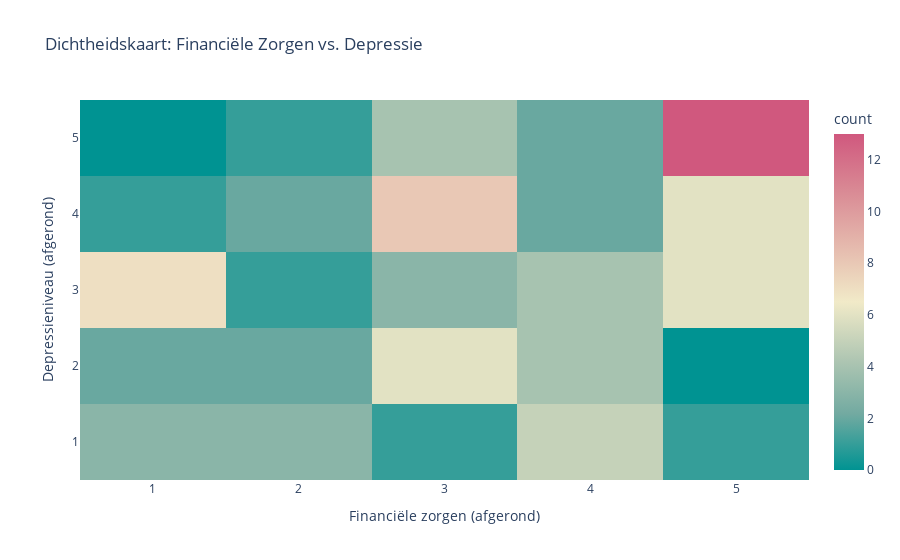

This figure's notebook cell:
### Markdown cell above
## Financiële zorgen

### Code cell
import pandas as pd
import plotly.express as px
import os
import kagglehub

# Dataset ophalen
path = kagglehub.dataset_download("abdullahashfaqvirk/student-mental-health-survey")
csv_path = os.path.join(path, "MentalHealthSurvey.csv")
df = pd.read_csv(csv_path)

# Kolommen numeriek maken
df["financial_concerns"] = pd.to_numeric(df["financial_concerns"], errors="coerce")
df["depression"] = pd.to_numeric(df["depression"], errors="coerce")

# Verwijder missende data
df = df.dropna(subset=["financial_concerns", "depression"])

# Rond waardes af naar hele getallen
df["financial_rounded"] = df["financial_concerns"].round(0).astype(int)
df["depression_rounded"] = df["depression"].round(0).astype(int)

# Maak heatmap
fig = px.density_heatmap(
    df,
    x="financial_rounded",
    y="depression_rounded",
    title="Dichtheidskaart: Financiële Zorgen vs. Depressie",
    labels={
        "financial_rounded": "Financiële zorgen (afgerond)",
        "depression_rounded": "Depressieniveau (afgerond)"
    },
    template="plotly_white",
    color_continuous_scale="tealrose"
)

# Hele getallen op assen, zonder tussenruimte
fig.update_xaxes(
    tickmode="linear",
    dtick=1
)
fig.update_yaxes(
    tickmode="linear",
    dtick=1
)
fig.update_traces(xgap=0, ygap=0)  

fig.show()

### Figure 1 — Plotly figure (JSON) as saved in the notebook; plotly's stock layout.template omitted (floating-point values rounded to 4 significant figures)
{"data": [{"coloraxis": "coloraxis", "hovertemplate": "Financiële zorgen (afgerond)=%{x}<br>Depressieniveau (afgerond)=%{y}<br>count=%{z}<extra></extra>", "name": "", "type": "histogram2d", "x": [4, 1, 3, 4, 2, 3, 5, 5, 4, 5, 1, 4, 5, 5, 3, 4, 3, 3, 3, 5, 2, 2, 3, 5, 1, 5, 1, 5, 4, 3, 1, 5, 2, 3, 5, 5, 5, 2, 5, 1, 4, 5, 2, 1, 3, 4, 4, 1, 5, 5, 4, 1, 3, 2, 5, 3, 3, 5, 1, 1, 2, 4, 3, 3, 5, 5, 1, 3, 5, 4, 4, 4, 4, 3, 2, 5, 5, 3, 5, 3, 3, 1, 4, 5, 4, 3, 3], "xaxis": "x", "xbingroup": "x", "xgap": 0, "y": [2, 3, 2, 5, 5, 5, 5, 3, 3, 5, 3, 2, 4, 5, 4, 1, 3, 2, 4, 5, 1, 4, 4, 5, 3, 4, 3, 5, 3, 5, 1, 3, 4, 4, 5, 4, 4, 1, 5, 3, 1, 5, 3, 1, 2, 3, 5, 3, 3, 1, 2, 4, 3, 2, 3, 1, 4, 3, 1, 2, 2, 1, 4, 4, 5, 4, 3, 2, 3, 1, 4, 3, 4, 5, 1, 5, 4, 2, 5, 5, 4, 2, 2, 5, 1, 3, 2], "yaxis": "y", "ybingroup": "y", "ygap": 0}], "layout": {"coloraxis": {"colorbar": {"title": {"text": "count"}}, "colorscale": [[0, "rgb(0, 147, 146)"], [0.1667, "rgb(114, 170, 161)"], [0.3333, "rgb(177, 199, 179)"], [0.5, "rgb(241, 234, 200)"], [0.6667, "rgb(229, 185, 173)"], [0.8333, "rgb(217, 137, 148)"], [1, "rgb(208, 88, 126)"]]}, "legend": {"tracegroupgap": 0}, "title": {"text": "Dichtheidskaart: Financiële Zorgen vs. Depressie"}, "xaxis": {"anchor": "y", "domain": [0, 1], "dtick": 1, "tickmode": "linear", "title": {"text": "Financiële zorgen (afgerond)"}}, "yaxis": {"anchor": "x", "domain": [0, 1], "dtick": 1, "tickmode": "linear", "title": {"text": "Depressieniveau (afgerond)"}}}}
